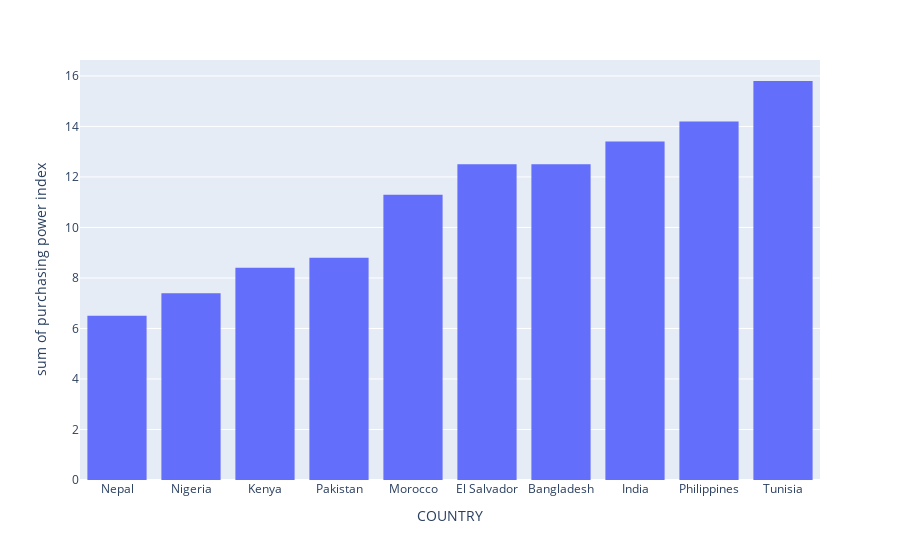

The code cell stored with this chart in its notebook:
### Code cell
import plotly.express as px
fig = px.histogram(PP, x="COUNTRY", y="purchasing power index")
fig.show()

### Figure 1 — Plotly figure (JSON) as saved in the notebook; plotly's stock layout.template omitted (floating-point values rounded to 4 significant figures)
{"data": [{"alignmentgroup": "True", "bingroup": "x", "histfunc": "sum", "hovertemplate": "COUNTRY=%{x}<br>sum of purchasing power index=%{y}<extra></extra>", "legendgroup": "", "marker": {"color": "#636efa", "pattern": {"shape": ""}}, "name": "", "offsetgroup": "", "orientation": "v", "showlegend": false, "type": "histogram", "x": ["Nepal", "Nigeria", "Kenya", "Pakistan", "Morocco", "El Salvador", "Bangladesh", "India", "Philippines", "Tunisia"], "xaxis": "x", "y": [6.5, 7.4, 8.4, 8.8, 11.3, 12.5, 12.5, 13.4, 14.2, 15.8], "yaxis": "y"}], "layout": {"autosize": true, "barmode": "relative", "legend": {"tracegroupgap": 0}, "margin": {"t": 60}, "xaxis": {"anchor": "y", "autorange": true, "domain": [0, 1], "range": [-0.5, 9.5], "title": {"text": "COUNTRY"}, "type": "category"}, "yaxis": {"anchor": "x", "autorange": true, "domain": [0, 1], "range": [0, 16.63], "title": {"text": "sum of purchasing power index"}, "type": "linear"}}}
